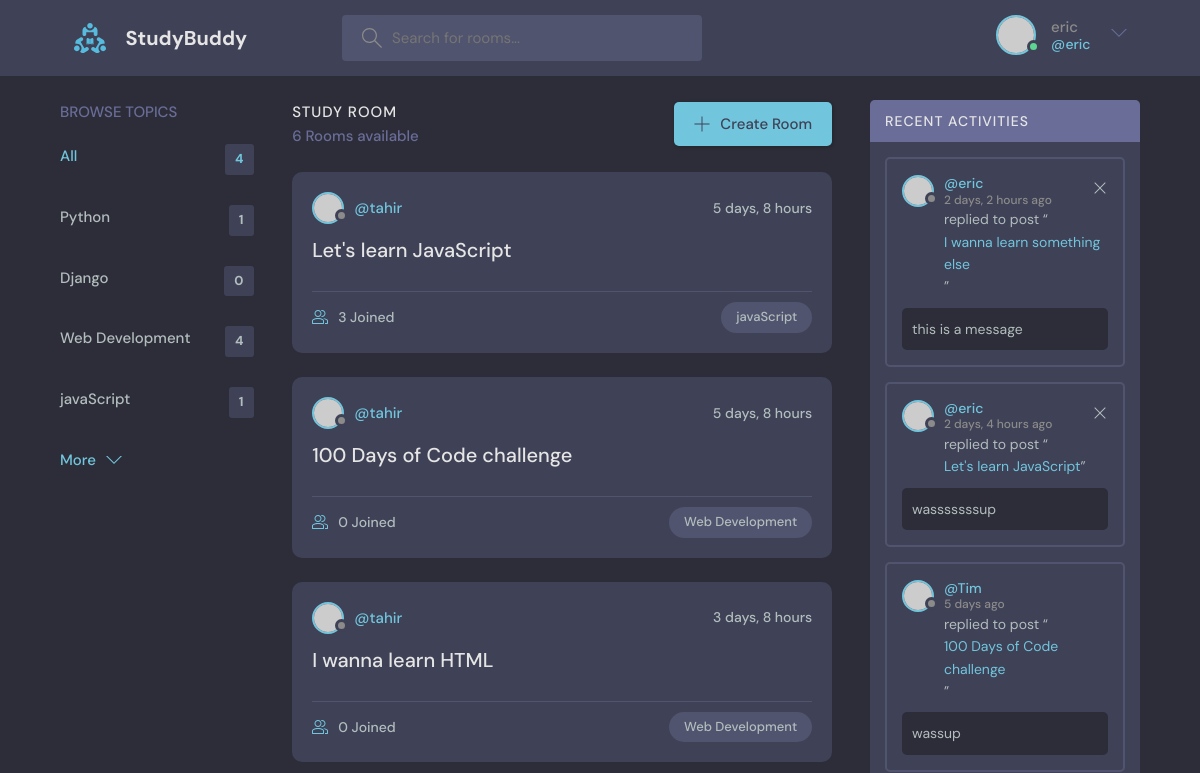
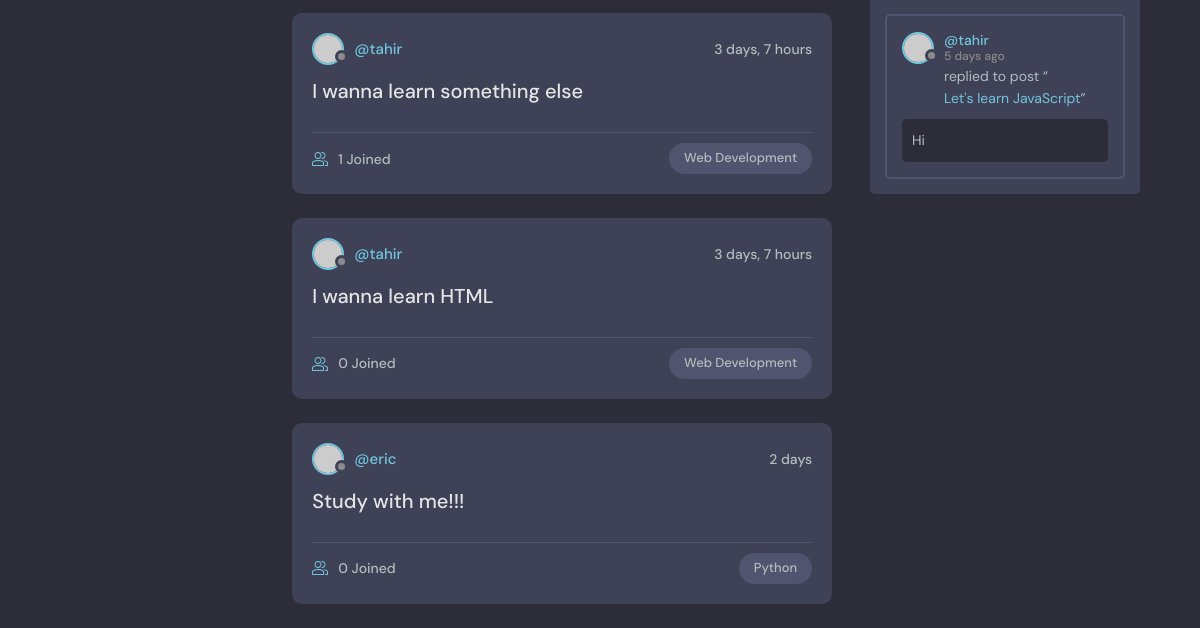
The app's page / (signed in), older data (2 pictures, top to bottom).
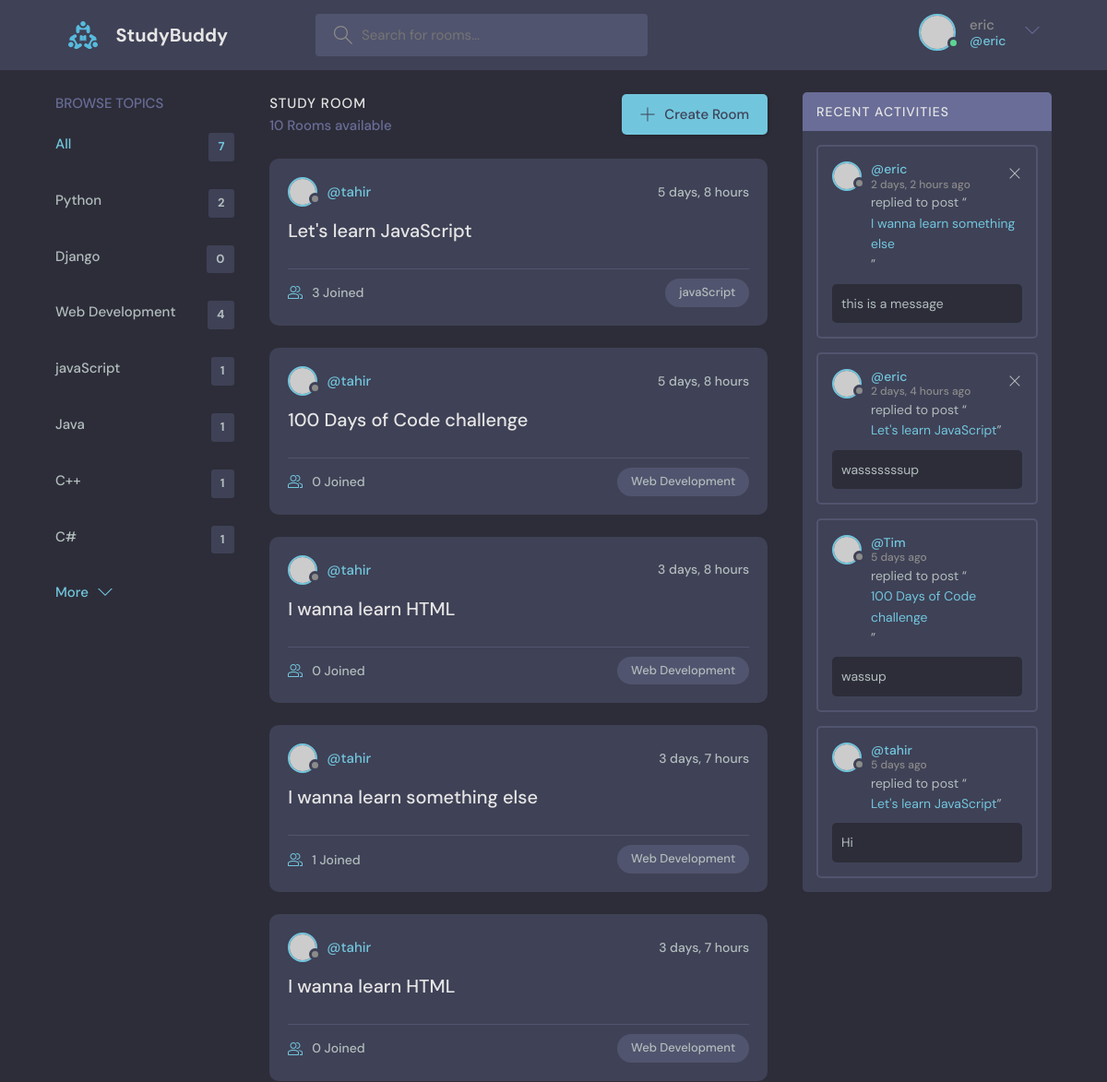
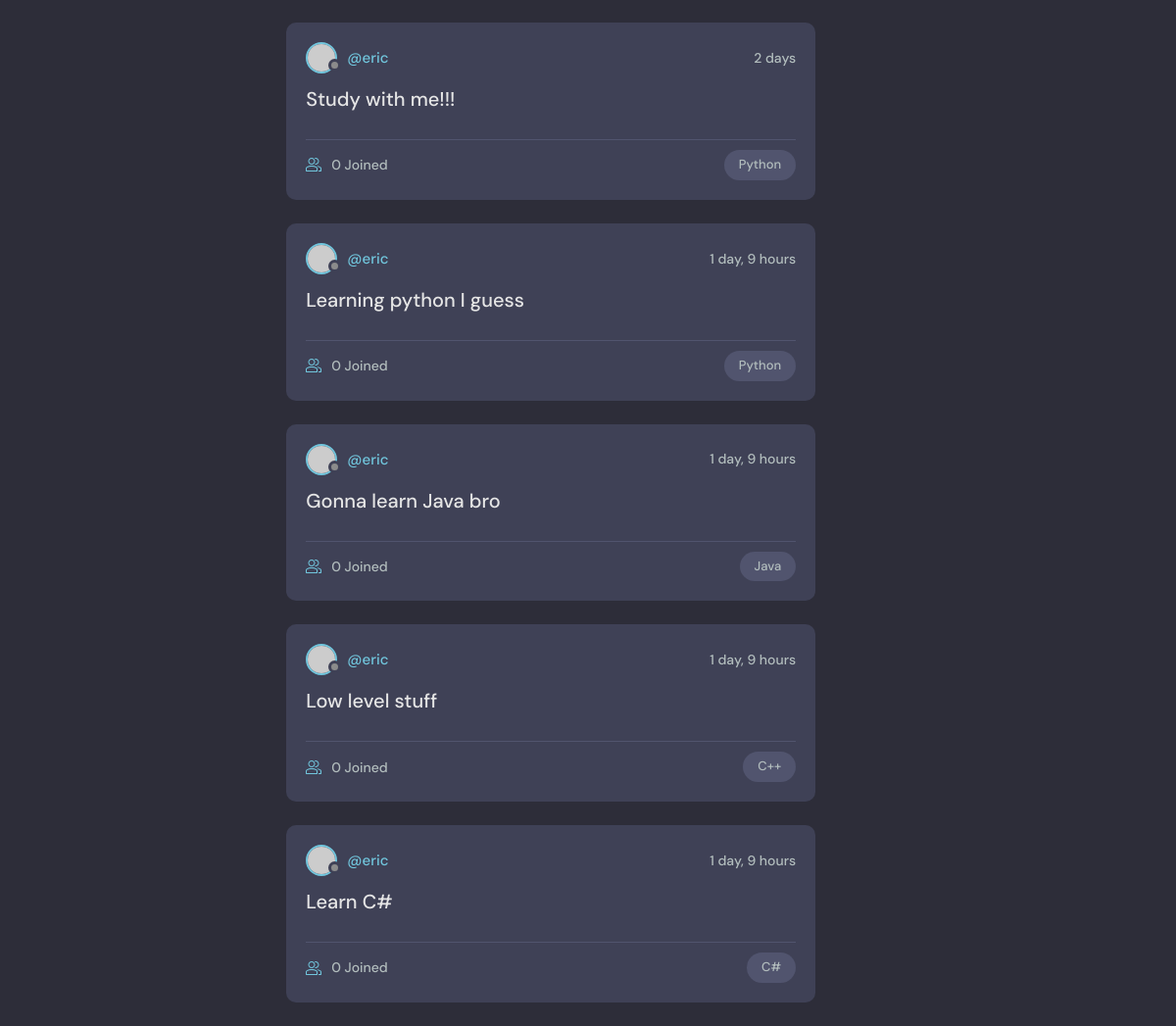
The same page, newer data (2 pictures, top to bottom).
### base/models.py (models this page shows, shortened)
class Topic(models.Model):
    name = models.CharField(max_length=200)

class Room(models.Model):
    host = models.ForeignKey(User, on_delete=models.SET_NULL, null=True)
    topic = models.ForeignKey(Topic, on_delete=models.SET_NULL, null=True) # a room can only have one topic
    name = models.CharField(max_length=200)
    description = models.TextField(null=True, blank=True)   # blanks allowed
    participants = models.ManyToManyField(User, related_name='participants', blank=True)
    updated = models.DateTimeField(auto_now=True)   # timestamp for when saved
    created = models.DateTimeField(auto_now_add=True)   # timestamp for when created
    def __str__(self):
        return self.name

class Message(models.Model):
    user = models.ForeignKey(User, on_delete=models.CASCADE) # note that we are using the default django User as imported
    room = models.ForeignKey(Room, on_delete=models.CASCADE) # one to many relationship, related to Room. CASCADE - when a room is deleted, all its messages are deleted
    body = models.TextField()
    updated = models.DateTimeField(auto_now=True)   # timestamp for when saved
    created = models.DateTimeField(auto_now_add=True)   # timestamp for when created
    class Meta:
        ordering = ['-updated', '-created'] # dash is descending order

### base/views.py (the view)
# urls.py: path('', views.home, name="home"),
def home(request):
    q = request.GET.get('q') if request.GET.get('q') != None else ''
    rooms = Room.objects.filter(Q(topic__name__icontains=q) |
                                Q(name__icontains=q) |
                                Q(description__icontains=q)
                                )
    topics = Topic.objects.all()
    room_count = rooms.count()
    room_messages = Message.objects.filter(Q(room__topic__name__icontains=q)) # allows us to only see recent activity for the individual room
    context = {'rooms': rooms, 'topics': topics, 'room_count': room_count,
               'room_messages': room_messages}
    return render(request, 'base/home.html', context)

### base/templates/base/home.html (shortened to what this page needs)
{% extends 'main.html' %} {% block content %}
<main class="layout layout--3">
  <div class="container">
    {% include 'base/topics_component.html' %}
    <div class="roomList">
      <div class="roomList__header">
        <div>
          <h2>Study Room</h2>
          <p>{{room_count}} Rooms available</p>
        </div>
        <a class="btn btn--main" href="{% url 'create-room' %}">
          <svg
            version="1.1"
            xmlns="http://www.w3.org/2000/svg"
            width="32"
            height="32"
            viewBox="0 0 32 32"
          >
            <title>add</title>
            <path
              d="M16.943 0.943h-1.885v14.115h-14.115v1.885h14.115v14.115h1.885v-14.115h14.115v-1.885h-14.115v-14.115z"
            ></path>
          </svg>
          Create Room
        </a>
      </div>
      {% include 'base/feed_component.html' %}
    </div>
    {% include 'base/activity_component.html' %}
  </div>
</main>
{% endblock %}

### base/templates/base/topics_component.html
<div class="topics">
  <div class="topics__header">
    <h2>Browse Topics</h2>
  </div>
  <ul class="topics__list">
    <li>
      <a href="{% url 'home' %}" class="active">All <span>{{topics.count}}</span></a>
    </li>
    {% for topic in topics %}
    <li>
      <a href="{% url 'home' %}?q={{topic.name}}">{{topic.name}} <span>{{topic.room_set.all.count}}</span></a>
    </li>
    {% endfor %}
  </ul>
  <a class="btn btn--link" href="topics.html">
    More
    <svg
      version="1.1"
      xmlns="http://www.w3.org/2000/svg"
      width="32"
      height="32"
      viewBox="0 0 32 32"
    >
      <title>chevron-down</title>
      <path d="M16 21l-13-13h-3l16 16 16-16h-3l-13 13z"></path>
    </svg>
  </a>
</div>

### base/templates/base/feed_component.html (shortened to what this page needs)
{% for room in rooms %}
<div class="roomListRoom">
  <div class="roomListRoom__header">
    <a href="{% url 'user-profile' room.host.id %}" class="roomListRoom__author">
      <div class="avatar avatar--small">
        <img src="https://randomuser.me/api/portraits/women/11.jpg" />
      </div>
      <span>@{{room.host.username}}</span>
    </a>
    <div class="roomListRoom__actions">
      <span>{{room.created|timesince}}</span>
    </div>
  </div>
  <div class="roomListRoom__content">
    <a href="{% url 'room' room.id %}">{{room.name}}</a>
  </div>
  <div class="roomListRoom__meta">
    <a href="{% url 'room' room.id %}" class="roomListRoom__joined">
      {{room.participants.all.count}} Joined
    </a>
    <p class="roomListRoom__topic">{{room.topic.name}}</p>
  </div>
</div>
{% endfor %}

### base/templates/base/activity_component.html
<div class="activities">
  <div class="activities__header">
    <h2>Recent Activities</h2>
  </div>
  {% for message in room_messages %}
  <div class="activities__box">
    <div class="activities__boxHeader roomListRoom__header">
      <a
        href="{% url 'user-profile' message.user.id %}"
        class="roomListRoom__author"
      >
        <div class="avatar avatar--small">
          <img src="https://randomuser.me/api/portraits/women/11.jpg" />
        </div>
        <p>
          @{{message.user}}
          <span>{{message.created|timesince}} ago</span>
        </p>
      </a>
      {% if request.user == message.user %}
      <div class="roomListRoom__actions">
        <a href="{% url 'delete-message' message.id %}">
          <svg
            version="1.1"
            xmlns="http://www.w3.org/2000/svg"
            width="32"
            height="32"
            viewBox="0 0 32 32"
          >
            <title>remove</title>
            <path
              d="M27.314 6.019l-1.333-1.333-9.98 9.981-9.981-9.981-1.333 1.333 9.981 9.981-9.981 9.98 1.333 1.333 9.981-9.98 9.98 9.98 1.333-1.333-9.98-9.98 9.98-9.981z"
            ></path>
          </svg>
        </a>
      </div>
      {% endif %}
    </div>
    <div class="activities__boxContent">
      <p>
        replied to post “<a href="{% url 'room' message.room.id %}">{{message.room}}</a>”
      </p>
      <div class="activities__boxRoomContent">
        {{message.body}}
      </div>
    </div>
  </div>
  {% endfor %}
</div>

Row changes from the older to the newer data that the page shows:
computed for Topic "Python": room_set.all.count "1" → "2"
added Topic: name "Java", room_set.all.count "1"
added Topic: name "C++", room_set.all.count "1"
added Topic: name "C#", room_set.all.count "1"
added Room: host.username "eric", created "1 day, 9 hours", name "Learning python I guess", participants.all.count "0", topic.name "Python"
added Room: host.username "eric", created "1 day, 9 hours", name "Gonna learn Java bro", participants.all.count "0", topic.name "Java"
added Room: host.username "eric", created "1 day, 9 hours", name "Low level stuff", participants.all.count "0", topic.name "C++"
added Room: host.username "eric", created "1 day, 9 hours", name "Learn C#", participants.all.count "0", topic.name "C#"
Text that changed along with them:
{{ topics.count }}: "4" → "7"
{{ room_count }}: "6" → "10"
